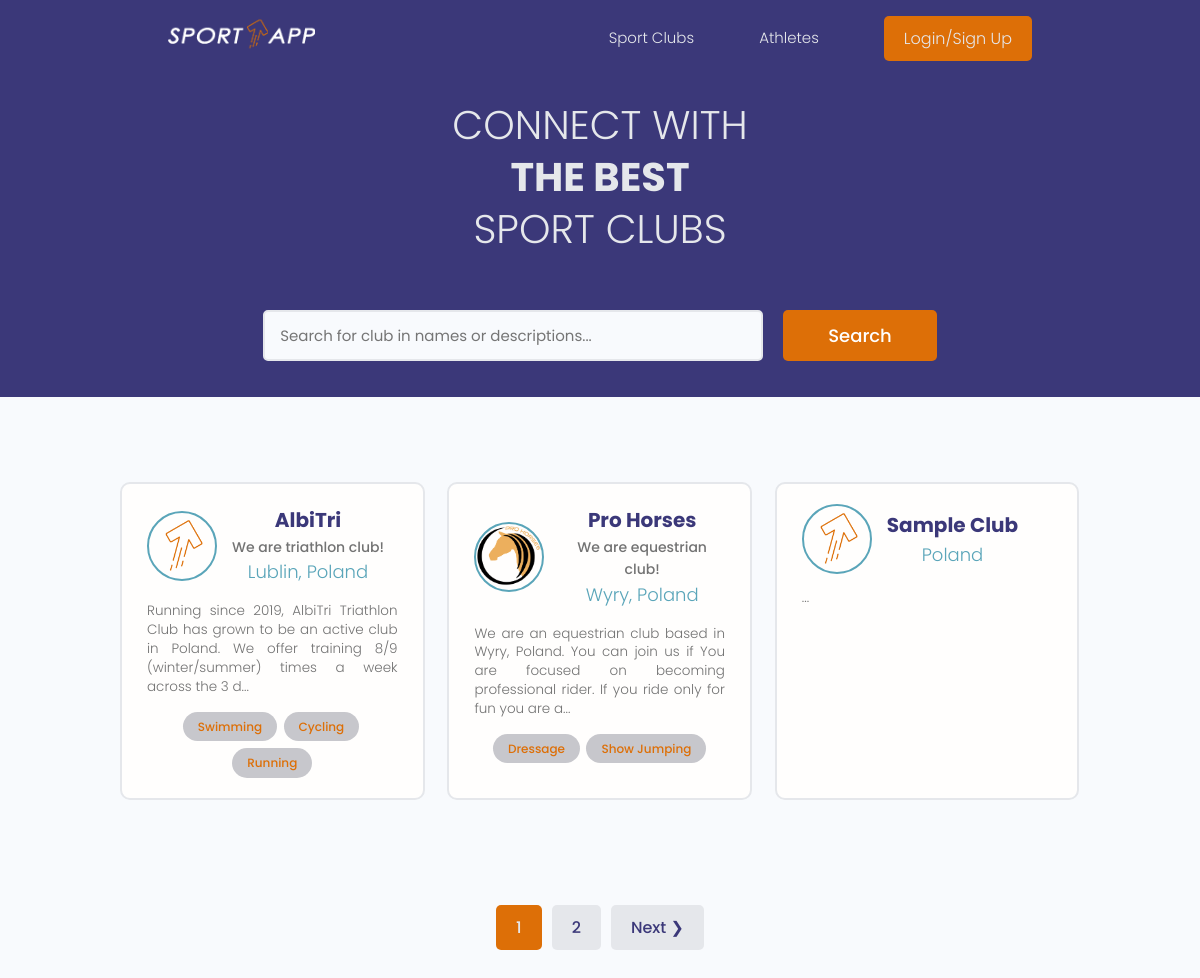
The page / on the database its author committed.
### users/models.py (models this page shows, shortened)
class Profile(models.Model):
    user = models.OneToOneField(User, on_delete=models.CASCADE, null=True, blank=True)
    name = models.CharField(max_length=200, blank=True, null=True)
    email = models.EmailField(max_length=200, blank=True, null=True)
    username = models.CharField(max_length=200, blank=True, null=True)
    location = models.CharField(max_length=200, blank=True, null=True)
    short_intro = models.CharField(max_length=200, blank=True, null=True)
    bio = models.TextField(blank=True, null=True)
    profile_image = models.ImageField(
        blank=True, null=True, upload_to='profiles/', default="profiles/user-default.png")
    social_facebook = models.CharField(max_length=200, blank=True, null=True)
    social_youtube = models.CharField(max_length=200, blank=True, null=True)
    social_website = models.CharField(max_length=200, blank=True, null=True)
    created = models.DateTimeField(auto_now_add=True)
    id = models.UUIDField(default=uuid.uuid4, unique=True,
                            primary_key=True, editable=False)
    class Meta:
        ordering = ['created']
    @property
    def imageURL(self):
        try:
            url = self.profile_image.url
        except:
            url = ''
        return url

class Skill(models.Model):
    club = models.ForeignKey(
        Profile, on_delete=models.CASCADE, null=True, blank=True)
    name = models.CharField(max_length=200, blank=True, null=True)
    description = models.TextField(null=True, blank=True)
    created = models.DateTimeField(auto_now_add=True)
    id = models.UUIDField(default=uuid.uuid4, unique=True,
                            primary_key=True, editable=False)
    def __str__(self):
        return str(self.name)

### users/views.py (the view)
# urls.py: path('', views.profiles, name="profiles"),
def profiles(request):
    profiles, search_query = searchProfiles(request)
    custom_range, profiles = paginateProfiles(request, profiles, 3)
    context = {'profiles': profiles, 'search_query': search_query, 'custom_range': custom_range}
    return render(request, 'users/profiles.html', context)

### users/utils.py (called while the page is built)
def paginateProfiles(request, profiles, results):
    page = request.GET.get('page')
    paginator = Paginator(profiles, results)
    try:
        profiles = paginator.page(page)
    except PageNotAnInteger:
        page = 1
        profiles = paginator.page(page)
    except EmptyPage:
        page = paginator.num_pages
        profiles = paginator.page(page)
    leftIndex = (int(page) - 4)
    if leftIndex < 1:
        leftIndex = 1
    rightIndex = (int(page) + 5)
    if rightIndex > paginator.num_pages:
        rightIndex = paginator.num_pages + 1
    custom_range = range(leftIndex, rightIndex)
    return custom_range, profiles

def searchProfiles(request):
    search_query = ''
    if request.GET.get('search_query'):
        search_query = request.GET.get('search_query')
    skills = Skill.objects.filter(name__icontains=search_query)
    profiles = Profile.objects.distinct().filter(
        Q(name__icontains=search_query) |
        Q(short_intro__icontains=search_query) |
        Q(skill__in=skills)
        )
    return profiles, search_query

### users/templates/users/profiles.html (shortened to what this page needs)
{% extends 'main.html' %}
{% block content %}
<main class="home">
    <section class="hero-section text-center">
        <div class="container container--narrow">
            <div class="hero-section__box">
                <h2>CONNECT WITH</h2>
                <h2><span>THE BEST</span></h2>
                <h2>SPORT CLUBS</h2>
            </div>
            <div class="hero-section__search">
                <form id="searchForm" class="form" action="{% url 'profiles' %}" method="get">
                    <div class="form__field">
                        <input class="input input--text" id="formInput#search" type="text" name="search_query"
                            value="{{search_query}}" placeholder="Search for club in names or descriptions..." />
                    </div>
                    <input class="btn btn--sub btn--lg" type="submit" value="Search" />
                </form>
            </div>
        </div>
    </section>
    <section class="clublist">
        <div class="container">
            <div class="grid grid--three">
                {% for profile in profiles %}
                <div class="column card">
                    <div class="club">
                        <a href="{% url 'user-profile' profile.id %}" class="card__body">
                            <div class="club__profile">
                                <img class="avatar avatar--md" src="{{ profile.imageURL }}" alt="image" />
                                <div class="club__meta">
                                    <h3>{{profile.name}}</h3>
                                    {% if profile.short_intro %}
                                    <h5>{{profile.short_intro|slice:"60"}}</h5>
                                    {% endif %}
                                    {% if profile.location %}
                                    <h6>{{profile.location}}</h6>
                                    {% endif %}
                                </div>
                            </div>
                            <p class="club__info">{{profile.bio|slice:"150"}}...</p>
                            <div class="club__skills">
                                {% for skill in profile.skill_set.all|slice:"5" %}
                                <span class="sponsor sponsor--pill sponsor--main">
                                    <small>{{skill}}</small>
                                </span>
                                {% endfor %}
                            </div>
                        </a>
                    </div>
                </div>
                {% endfor %}
            </div>
        </div>
    </section>
    {% include 'pagination.html' with queryset=profiles custom_range=custom_range %}
</main>
{% endblock content %}

### static/styles/app.css (style rules this page uses)
:root { --color-sub: #3b3879; }
.btn--sub { background-color: var(--color-sub-light); }
.card { border: 2px solid var(--color-light); }
img { width: 100%; }
.hero-section { height: 40vh; display: flex; align-items: center; background-color: var(--color-sub); }
.hero-section__box { margin-bottom: 4rem; }
.hero-section__box>h2, .hero-section__box>h2>span { font-size: 4rem; color: var(--color-light); line-height: 1.3; text-transform: uppercase; }
.hero-section__box>h2 { font-weight: 300; }
.hero-section__box>h2>span { font-weight: 700; }
.hero-section__search>.form { display: flex; align-items: center; justify-content: center; gap: 2rem; }
.hero-section__search>.form input.input--text { width: 50rem; }
.clublist { margin-top: 8rem; }
.clublist .grid { align-items: stretch; }
.clublist .club .club__profile { display: flex; align-items: center; gap: 1.5rem; }
.clublist .club .club__meta h3 { color: var(--color-sub); font-size: 2rem; font-weight: 700; }
.clublist .club .club__meta h5 { color: var(--color-text); font-size: 1.4rem; font-weight: 500; }
.clublist .club .club__info { margin: 1.5rem 0; font-size: 1.35rem; line-height: 1.4; text-align: justify; }

### static/uikit/styles/modules/_variables.css (style rules this page uses)
:root { --color-main: #5aa5b9; --color-main-light: #e6faff; --color-sub: #3b3879; --color-sub-light: #dd6f07; --color-sub-lighter: #c7c7cc; --color-text: #737373; --color-gray: #8b8b8b; --color-light: #e5e7eb; --color-light-gray: #767676; --color-bg: #f8fafd; --color-white: #fffefd; --color-white-light: #f3f3f3; --color-success: #359e64; --color-success-bg: #def8e8; --color-error: #fc4b0b; --color-error-bg: #fff2ee; --font-base: 'Poppins', arial, helvetica, 'Segoe UI', roboto, ubuntu, sans-serif; --font-monospace: 'Fira Code', 'Courier New', courier, monospace; --font-regular: 300; --font-medium: 500; --font-bold: 700; --generic-shadow: 1px 1px 5px #00000010; --generic-transition: all 0.3s ease-in-out; }

### static/uikit/styles/modules/_base.css (style rules this page uses)
* { margin: 0; padding: 0; box-sizing: border-box; text-rendering: optimizeLegibility; color: inherit; font-size: inherit; list-style-type: none; }
html { font-size: 50%; }
@media only screen and (min-width: 480px) { html { font-size: 56.25%; } }
@media only screen and (min-width: 1200px) { html { font-size: 62.5%; } }
body { line-height: 1.6; font-weight: 400; font-size: 1.5rem; color: var(--color-text); background-color: var(--color-bg); min-height: 100vh; }

### static/uikit/styles/modules/_typography.css (style rules this page uses)
* { font-family: var(--font-base); }
h2 { font-size: 3.6rem; font-weight: var(--font-bold); }
h3 { font-size: 3.2rem; font-weight: var(--font-medium); }
h5 { font-size: 2.4rem; font-weight: var(--font-medium); }
h5, h6 { font-weight: var(--font-regular); }
h6 { font-size: 1.8rem; }
p, span, strong { font-size: 1.6rem; color: var(--color-text); font-weight: var(--font-regular); }
a { padding-bottom: 2px; text-decoration: none; display: inline-block; color: var(--color-main); font-weight: var(--font-medium); }

### static/uikit/styles/modules/_utilities.css (style rules this page uses)
.container { width: 92%; max-width: 165rem; margin: 0 auto; box-sizing: border-box; }
.container--narrow { width: 92%; max-width: 120rem; }
@media screen and (min-width: 1000px) { .container { width: 90%; } }
@media screen and (min-width: 1000px) { .container--narrow { width: 85%; } }
@media screen and (min-width: 1200px) { .container { width: 80%; } }
@media screen and (min-width: 1200px) { .container--narrow { width: 72%; } }
.text-center { text-align: center; }

### static/uikit/styles/modules/_avatar.css (style rules this page uses)
.avatar { border-radius: 50%; border: 2px solid var(--color-main); object-fit: cover; }
.avatar--md { height: 7rem; width: 7rem; }

### static/uikit/styles/modules/_button.css (style rules this page uses)
.btn { display: inline-block; position: relative; cursor: pointer; background-color: var(--color-light); font-weight: var(--font-medium); color: var(--color-sub); text-decoration: none; padding: 1rem 2rem; border-radius: 0.5rem; border: none; width: -webkit-fit-content; width: -moz-fit-content; width: fit-content; height: -webkit-fit-content; height: -moz-fit-content; height: fit-content; font-size: 1.6rem; outline-width: 0; outline-color: transparent; -webkit-backface-visibility: hidden; backface-visibility: hidden; transition: all 0.3s ease-in-out; }
.btn--sub { background-color: var(--color-sub); color: var(--color-white); }
.btn--lg { font-size: 1.8rem; padding: 1.2rem 4.5rem; }

### static/uikit/styles/modules/_card.css (style rules this page uses)
.card { border-radius: 1rem; background-color: var(--color-white); border: 1.5px solid var(--color-light); width: fit-content; height: auto; margin-top: 0.5rem; margin-bottom: 0.5rem; overflow: hidden; }
.card__body, .card__header { padding: 2rem 2.5rem; text-align: center; }

### rows shown on the page
Profile: imageURL (placeholder picture), name "AlbiTri", short_intro "We are triathlon club!", location "Lublin, Poland", bio "Running since 2019, AlbiTri Triathlon Club has grown to be an active club in Poland. We offer training 8/9 (winter/summer) times a week across the 3 d"
Skill: name "Swimming"
Skill: name "Cycling"
Skill: name "Running"
Profile: imageURL (picture), name "Pro Horses", short_intro "We are equestrian club!", location "Wyry, Poland", bio "We are an equestrian club based in Wyry, Poland. You can join us if You are focused on becoming professional rider. If you ride only for fun you are a"
Skill: name "Dressage"
Skill: name "Show Jumping"
Profile: imageURL (placeholder picture), name "Sample Club", location "Poland"

### other values the page prints
{{ page }} "1"
{{ page }} "2"
